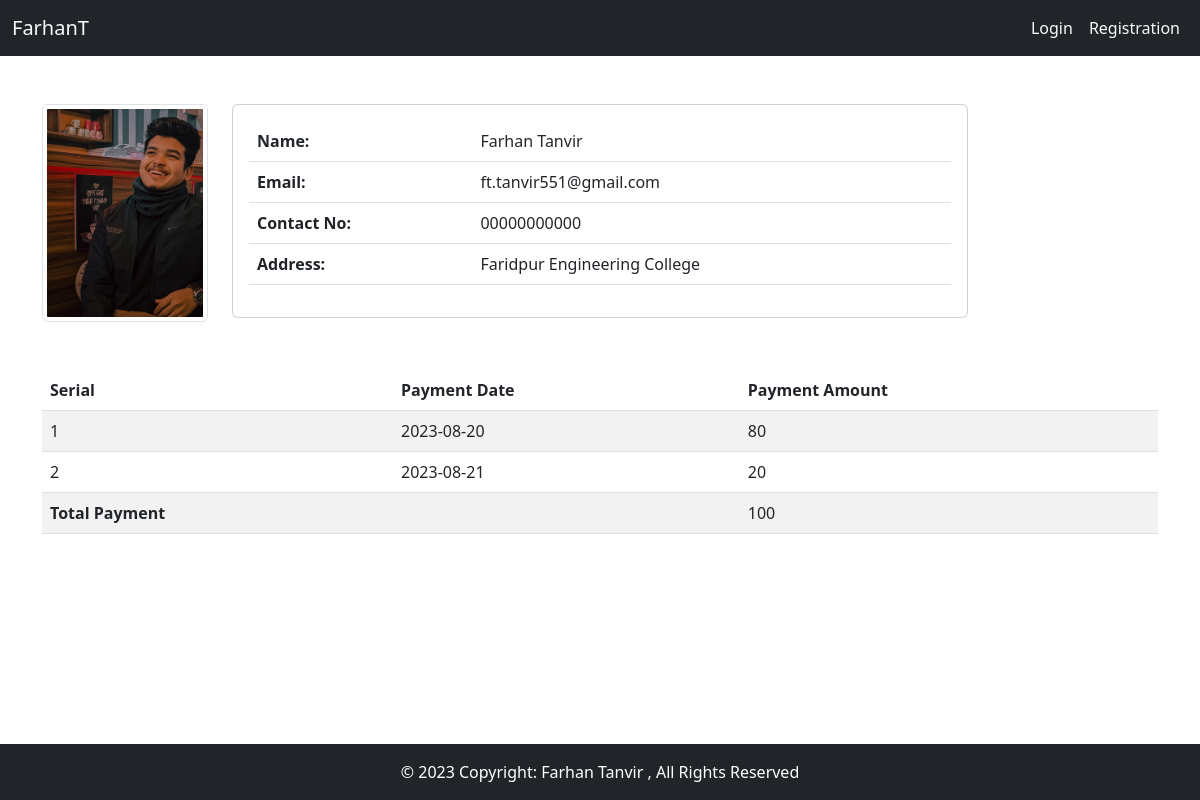
/details.php?id=23, run on the app's committed database.
### tables this page shows
CREATE TABLE `students` (
  `id` int NOT NULL,
  `username` varchar(50) NOT NULL,
  `name` varchar(50) NOT NULL,
  `email` varchar(50) NOT NULL,
  `contact_no` varchar(50) NOT NULL,
  `address` varchar(50) NOT NULL,
  `password` varchar(50) NOT NULL,
  `confirm_password` varchar(50) NOT NULL,
  `img` varchar(50) DEFAULT NULL,
  `isAdmin` int DEFAULT '0'
);

CREATE TABLE `payments` (
  `id` int NOT NULL,
  `student_id` int NOT NULL,
  `date` date NOT NULL,
  `amount` int NOT NULL DEFAULT '0'
);

### core/config.php (called while the page is built)
<?php
return [
    'host' => 'localhost',
    'port' => 3306,
    'dbname' => 'php-final-assignment',
    'charset' => 'utf8mb4'
];

### core/Database.php (called while the page is built)
<?php
class Database
{
    public $connection;
    public function __construct($config, $username='root', $password='')
    {
        $dsn = 'mysql: '. http_build_query($config, '', ';');
        $this->connection = new PDO($dsn, $username, $password, [
            PDO:: ATTR_DEFAULT_FETCH_MODE => PDO::FETCH_ASSOC
        ]);
    }
    public function query($query)
    {
        $statement = $this->connection ->prepare($query);
        $statement->execute();
        return $statement;
    }
}

### details.php (the view, shortened to what this page needs)
<?php
require_once 'partials/header-view.php';
require_once 'core/Database.php';
if(isset($_GET['id'])){
    $detailsID = $_GET['id'];
}else{
    $detailsID = $_SESSION['user_id'];
}
$i=1;
$query = "SELECT * FROM payments WHERE student_id = '$detailsID'";
$statement = $db->query($query);
$details = $statement->fetchAll();
?>
<main>
    <div class="container m-5 mx-auto">
        <div class="row justify-content-center">
        <?php
            $query = "SELECT * FROM students WHERE id = '$detailsID'";
            $statement = $db->query($query);
            $student = $statement->fetch();
        ?>
            <div class="col-md-2">
                <img src="images/<?php echo $student['img'] ?>" class="img-thumbnail" alt="...">
            </div>
            <div class="col-md-8">
                <div class="card">
                    <div class="card-body">
                        <div class="table-responsive">
                            <table class="table">
                                <tbody>
                                    <tr class="">
                                        <td scope="row" class="fw-bold">Name: </td>
                                        <td><?php echo $student['name']; ?></td>
                                    </tr>
                                    <tr class="">
                                        <td scope="row" class="fw-bold">Email: </td>
                                        <td><?php echo $student['email']; ?></td>
                                    </tr>
                                    <tr class="">
                                        <td scope="row" class="fw-bold">Contact No: </td>
                                        <td><?php echo $student['contact_no']; ?></td>
                                    </tr>
                                    <tr class="">
                                        <td scope="row" class="fw-bold">Address: </td>
                                        <td><?php echo $student['address']; ?></td>
                                    </tr>
                                </tbody>
                            </table>
                        </div>
                    </div>
                </div>
            </div>
            <div class="col-md-2">
            </div>
        </div>
    </div>
    <div class="container mx-auto">
        <table class="table table-striped">
            <thead>
                <tr>
                    <th scope="col">Serial</th>
                    <th scope="col">Payment Date</th>
                    <th scope="col text">Payment Amount</th>
                </tr>
            </thead>
            <tbody>
                <?php foreach($details as $detail): ?>
                <tr>
                    <td><?php echo $i++; ?></td>
                    <td><?php echo $detail['date']; ?></td>
                    <td><?php echo $detail['amount']; ?></td>
                </tr>
                <?php endforeach; ?>
                <tr>
                    <th scope="row">Total Payment</th>
                    <td></td>
                    <?php
                    $query = "SELECT SUM(amount) AS total FROM payments WHERE student_id = '$detailsID'";
                    $statement = $db->query($query);
                    $total = $statement->fetch();
                    ?>
                    <td><?php echo $total['total']; ?></td>
                </tr>
            </tbody>
        </table>
    </div>
</main>
<?php
require 'partials/footer-view.php';
?>

### partials/header-view.php (shortened to what this page needs)
<?php require './core/functions.php';
require_once './core/Database.php';
$config = require_once('./core/config.php');
$db = new Database($config);
?>
<!doctype html>
<html lang="en">
<head>
    <link href="https://cdn.jsdelivr.net/npm/bootstrap@5.2.1/dist/css/bootstrap.min.css" rel="stylesheet">
</head>
<body class="d-flex flex-column min-vh-100">
    <header>
        <?php
        $navbg = "bg-dark";
        ?>
        <nav class="navbar navbar-expand-lg <?php echo $navbg; ?>">
            <div class="container-fluid">
                <a class="navbar-brand text-light" href= "index.php">FarhanT</a>
                <div class="collapse navbar-collapse" id="navbarSupportedContent">
                    <ul class="navbar-nav ms-auto mb-2 mb-lg-0">
                        <li class="nav-item ">
                            <?php if(!isset($_SESSION['user_id'])): ?>
                                <a class="nav-link text-light" aria-current="page" href="login.php">Login</a>
                            <?php endif; ?>
                        </li>
                        <li class="nav-item">
                            <a class="nav-link text-light" href="register.php">Registration</a>
                        </li>
                    </ul>
                </div>
            </div>
        </nav>
    </header>

### partials/footer-view.php (shortened to what this page needs)
<footer class="bg-light text-center text-white text-lg-start mt-auto">
  <div class="text-center p-3 bg-dark">
    © 2023 Copyright: Farhan Tanvir , All Rights Reserved
  </div>
</footer>
</body>
</html>

### data on the page
students: img (placeholder picture), name "Farhan Tanvir", email "ft.tanvir551@gmail.com", contact_no "00000000000", address "Faridpur Engineering College"
payments: date "2023-08-20", amount "80"
payments: date "2023-08-21", amount "20"

### other printed values
$total['total'] "100"
